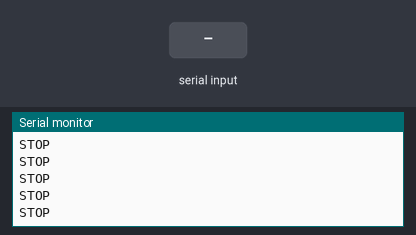
Bench run of a sketch on a simulated Arduino Uno, built with avr-gcc and run on an emulated ATmega328P. Shown: the last lines printed to the serial monitor. The test bench sets the inputs (shaded band).

Above: at 1.2 s.
1.3 s: "w" received over Serial
At 2.4 s:
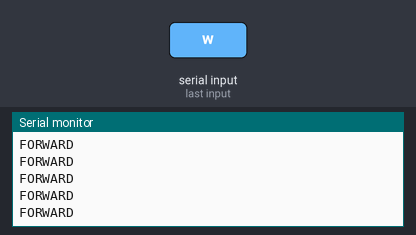
3.2 s: "s" received over Serial
At 3.8 s:
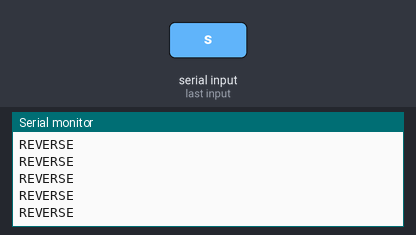
5.1 s: "a" received over Serial
At 6.2 s:
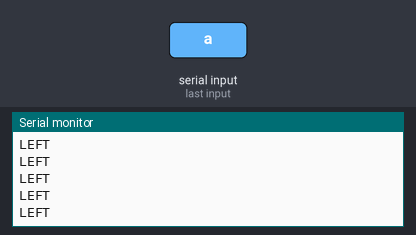
7.0 s: "d" received over Serial
At 7.8 s:
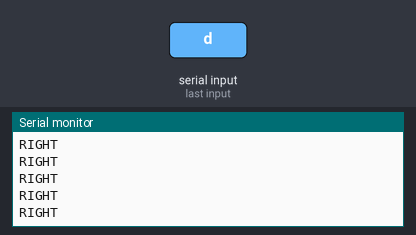
8.9 s: "q" received over Serial
At 9.7 s:
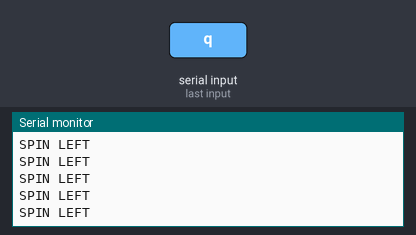
10.8 s: "e" received over Serial
At 11.7 s:
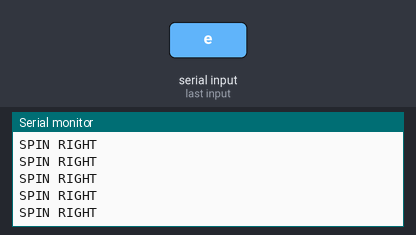

The sketch:

directional_control.ino
```cpp
typedef void (*op_func)();
op_func operation;

void stop(){Serial.println("STOP");}
void forward(){Serial.println("FORWARD");}
void reverse(){Serial.println("REVERSE");}
void left(){Serial.println("LEFT");}
void right(){Serial.println("RIGHT");}
void spin_left(){Serial.println("SPIN LEFT");}
void spin_right(){Serial.println("SPIN RIGHT");}

void setup() {
  Serial.begin(9600);
  operation = stop;
}

void loop() {
  operation();
}

void serialEvent(){
  while(Serial.available()) {
    char inChar = (char)Serial.read();
    switch(inChar) {
      case 'w': operation = forward;
                break;
      case 's': operation = reverse;
                break;
      case 'a': operation = left;
                break;
      case 'd': operation = right;
                break;
      case 'q': operation = spin_left;
                break;
      case 'e': operation = spin_right;
                break;
      case 'x': operation = stop;
                break;
      default: break;
    }
  }
}
```

Measured:
- after the input at 1.3 s, the serial monitor: prints a new line after 0.07 s (image 1)
- after the input at 3.2 s, the serial monitor: prints a new line after 0.07 s (image 2)
- after the input at 5.1 s, the serial monitor: prints a new line after 0.07 s (image 3)
- after the input at 7.0 s, the serial monitor: prints a new line after 0.07 s (image 4)
- after the input at 8.9 s, the serial monitor: prints a new line after 0.07 s (image 5)
- after the input at 10.8 s, the serial monitor: prints a new line after 0.07 s (image 6)
